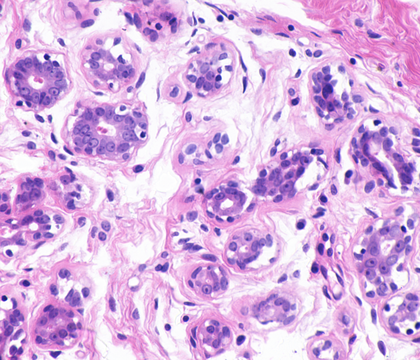
%> input picture trabalho/imagens/ytma10_010704_benign1_ccd.tif, 420 x 360 px, shrunk from 896 x 768 before the run; its folder holds only this picture in this run
$ octave --eval "main;"   (GNU Octave 9; MATLAB toolbox functions it lacks are replaced by stand-ins)
%> lines starting %> are read from the running program, lines starting %| are printed output that depends on the picture; in (x1, y1, x2, y2) boxes, pixels count from 0 and x2, y2 are one past the last pixel; in counts of white or black regions, pixels touching at a corner belong together; the program's own positions count from 1
### trabalho/rgb2hsi.m
% Essa funcao recebe uma imagem RGB como entrada, realiza as equacoes de conversao para HSI,
% e cria no diretorio 'imagens_hsi' a imagem convertida.

function nome_imagem_hsi = rgb2hsi(imagem_rgb)
%> called with imagem_rgb = 'imagens/ytma10_010704_benign1_ccd.tif'
% Nome da imagem que sera usado para gerar imagem HSI
[~, nome, extensao] = fileparts(imagem_rgb);

% Le a imagem RGB dada como entrada:
imagem_rgb = imread(imagem_rgb);
%> imagem_rgb is the input picture: size 360x420x3 uint8; mean R, G, B 217.5, 180.3, 226.1

% Separando os canais da imagem RGB em r (vermelho), g (verde) e b (azul):
rgb = im2double(imagem_rgb);
r = rgb(:, :, 1);
g = rgb(:, :, 2);
b = rgb(:, :, 3);

% Valor de H definido por:
theta = acos((0.5*((r - g) + (r - b)))./((sqrt((r - g).^2 + (r - b).*(g - b))) + eps));
if b > g
    H = (2*pi)-theta;
else
    H = theta;
end

% Valor de S definido por:
S = 1 - 3.* (min(min(r, g), b))./((r + g + b) + eps);

% Valor de I definido por:
I = (r + g + b)/3;
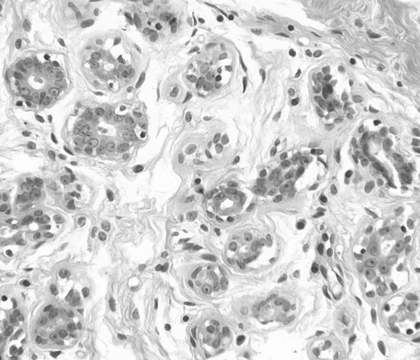
%> I: size 360x420 double; min 0.199, max 1, mean 0.816

% Criacao da imagem HSI:
imagem_hsi = zeros(size(imagem_rgb));
imagem_hsi(:,:,1) = H;
imagem_hsi(:,:,2) = S;
imagem_hsi(:,:,3) = I;
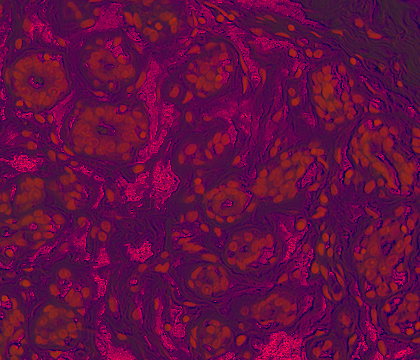
%> imagem_hsi: size 360x420x3 double; mean R, G, B 1.22, 0.154, 0.816; drawn with min black and max white

nome_imagem_hsi = strcat('imagens_hsi/', nome, '_hsi_i', extensao);
imwrite(imagem_hsi(:,:,3), nome_imagem_hsi);
end

### trabalho/equalizacao.m
% Essa funcao faz a equalizacao de uma imagem em niveis de cinza dada como entrada.

function [] = equalizacao(imagem_hsi)
    % Nome da imagem que sera usado para gerar imagem HSI
    [~, nome, extensao] = fileparts(imagem_hsi);

    % Le imagem recebida como entrada
    imagem_hsi = imread(imagem_hsi);

    % Vetores auxiliares para equalizacao
    frequencia_valor = zeros(256,1);    % Conta a quantidade de vezes que uma intensidade é encontrada
    prob = zeros(256,1);                % Conta a probabilidade de cada intensidade
    fda = zeros(256,1);                 % Probabilidade acumulativa de cada intensidade
    cumulativo = zeros(256,1);          % Vetor auxiliar para calcular fda
    output = zeros(256,1);              % Vetor auxiliar para equalizar imagem_hsi

    % Conta a ocorrencia de cada intensidade de pixel e calcula a sua respectiva probabilidade
    for i=1:size(imagem_hsi,1)
        for j=1:size(imagem_hsi,2)
            valor = imagem_hsi(i,j);
            frequencia_valor(valor+1) = frequencia_valor(valor+1)+1;
            prob(valor+1) = frequencia_valor(valor+1)/(size(imagem_hsi,1)*size(imagem_hsi,2));
        end
    end
%> after the loop, frequencia_valor = 256 values, max 5553 at index 253, min 0 at index 1, mean 590.6; prob = 256 values, max 0.0367 at index 253, min 0 at index 1, mean 0.00391

    somatorio = 0;
    % Calculando a distribuicao acumulada fda
    for i=1:size(prob)
       somatorio = somatorio + frequencia_valor(i);
       cumulativo(i) = somatorio;
       fda(i) = cumulativo(i)/(size(imagem_hsi,1)*size(imagem_hsi,2));
       output(i)= round(fda(i)*255);
    end
%> this loop made 256 passes
%> somatorio on passes 1 to 3: 0, 0, 0
%> after the loop, cumulativo = 256 values from 0 to 151200; fda = 256 values from 0 to 1; output = 256 values from 0 to 255; somatorio = 151200

    % Sobrescreve a imagem_hsi, equalizando-a
    for i=1:size(imagem_hsi,1)
        for j=1:size(imagem_hsi,2)
            imagem_hsi(i,j) = output(imagem_hsi(i,j)+1);
        end
    end
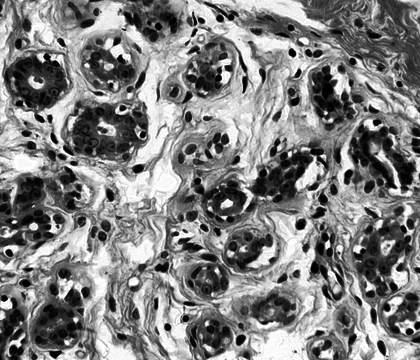
%> imagem_hsi: size 360x420 uint8; min 0, max 255, mean 128.9

    % Sobrescreve em disco a imagem_hsi equalizada
    nome_imagem_hsi = strcat('imagens_hsi/', nome, extensao);
    imwrite(imagem_hsi, nome_imagem_hsi);
end

### trabalho/segmentacao.m
% Essa funcao recebe uma imagem HSI (canal I apenas) como entrada, realiza
% a segmentacao em duas imagens usando algoritmo k-means (com k=2) e cria as duas
% imagens segmentadas no diretorio 'imagens_seg'.

function [nome_imagem_seg_1, nome_imagem_seg_2] = segmentacao(imagem_hsi)
    % Nome das imagens que ser鉶 usados para gerar imagens segmentadas
    [~, nome, extensao] = fileparts(imagem_hsi);

    % Le a imagem HSI a ser segmentada
    imagem_hsi = imread(imagem_hsi);

    % Cria as imagens vazias segmentadas com respectivos nomes em 'imagens_seg'
    imagem_seg_1 = zeros(size(imagem_hsi));
    imagem_seg_2 = zeros(size(imagem_hsi));
    %imagem_seg_3 = zeros(size(imagem_hsi));

    %  Define quantidade de clusters e aplica algoritmo de segmenta玢o k-means
    num_clusters = 2;
    [index, centroide] = kmeans(double(imagem_hsi(:)), num_clusters, 'distance', 'sqEuclidean', 'Replicates', 3);
%> centroide = [192.9; 64.27]

    % Os index correspondentes ao centroide 1 ser鉶 atribuidos para imagem_seg_1
    % Os index correspondentes ao centroide 2 ser鉶 atribuidos para imagem_seg_2
    for i = 1:max(index)
        imagem_seg_1(index == 1) = centroide(1);
        imagem_seg_2(index == 2) = centroide(2);
        %imagem_seg_3(index == 3) = centroide(3);
    end
%> this loop made 2 passes
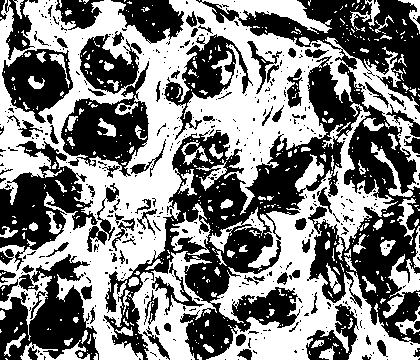
%> imagem_seg_1: size 360x420 double; values 0 (black) and 192.9 (white), 50.3% white; 488 black regions (397 under 20 px), largest, box (x1, y1, x2, y2) and area: (104, 0, 420, 360) 39098, (0, 254, 99, 360) 5361, (0, 141, 98, 271) 5182

    %Usa a segmenta玢o como m醩cara, copiando o n韛el de cinza para as
    %casas ocupadas.
    for i=1:size(imagem_hsi,1)
        for j=1:size(imagem_hsi,2)
            if( imagem_seg_1(i,j) ~= 0)
                imagem_seg_1(i,j) = imagem_hsi(i,j);
            else
                imagem_seg_1(i,j) = 255;
            end
            if( imagem_seg_2(i,j) ~= 0)
                imagem_seg_2(i,j) = imagem_hsi(i,j);
            else
                imagem_seg_2(i,j) = 255;
            end
            % [5 lines of commented-out code are left out]
        end
    end
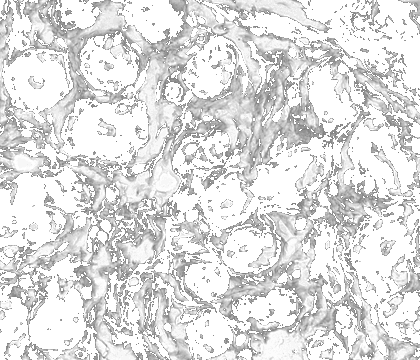
%> imagem_seg_1: size 360x420 double; min 130, max 255, mean 223.8
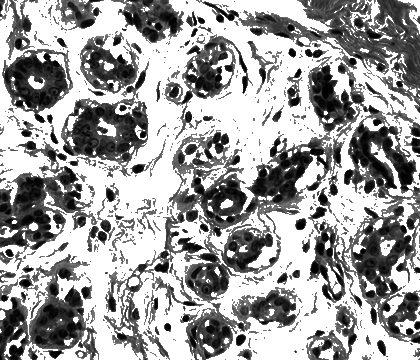
%> imagem_seg_2: size 360x420 double; min 0, max 255, mean 160.1

    %Normaliza para imprimir no imwrite
    imagem_seg_1 = double(imagem_seg_1) - double(min(imagem_seg_1(:)));
    imagem_seg_1 = double(imagem_seg_1)/double(max(imagem_seg_1(:)));
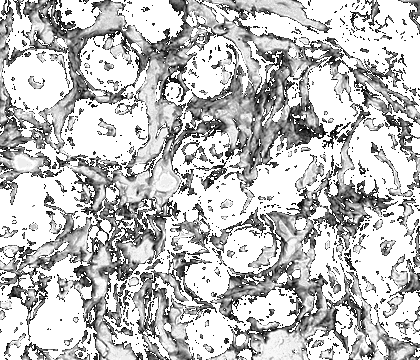
%> imagem_seg_1: size 360x420 double; min 0, max 1, mean 0.751

    imagem_seg_2 = double(imagem_seg_2) - double(min(imagem_seg_2(:)));
    imagem_seg_2 = double(imagem_seg_2)/double(max(imagem_seg_2(:)));

    %imagem_seg_3 = double(imagem_seg_3) - double(min(imagem_seg_3(:)));
    %imagem_seg_3 = double(imagem_seg_3)/double(max(imagem_seg_3(:)));

    % Cria as imagens com os nomes respectivos as imagens hsi de origem + '_seg1' e '_seg2'
    nome_imagem_seg_1 = strcat('imagens_seg/', nome, '_seg1', extensao);
    nome_imagem_seg_2 = strcat('imagens_seg/', nome, '_seg2', extensao);
    %nome_imagem_seg_3 = strcat('imagens_seg/', nome, '_seg3', extensao);
    %nome_imagem_teste = strcat('imagens_seg/', nome, '_teste', extensao);

    imwrite(imagem_seg_1, nome_imagem_seg_1);
%> (the rest of the program and of its run is left out)
